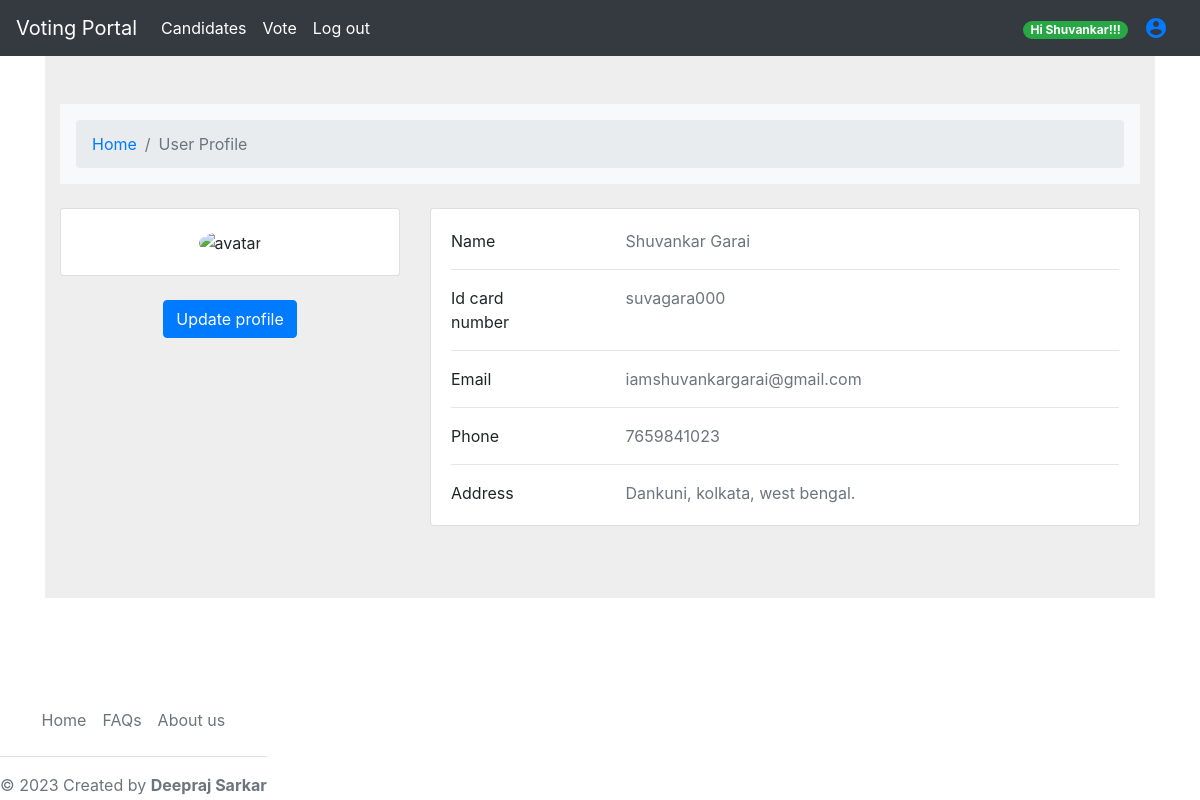
The page /user_profile/1 (signed in) on the database its author committed.
### users/models.py (models this page shows, shortened)
class CustomUser(AbstractUser):
    username        = None
    email           = models.EmailField(('email address'), unique=True)
    id_card_no      = models.CharField(max_length=15, unique=True, blank=False)
    first_name      = models.CharField(max_length=150, blank=False)
    last_name       = models.CharField(max_length=150, blank=False)
    mobile_no       = models.CharField(max_length=10, blank=True)
    address         = models.CharField(max_length=255)
    profile_image   = models.ImageField(upload_to="user_images/", null=True, blank=True)
    is_staff        = models.BooleanField(default=False)
    is_superuser    = models.BooleanField(default=False)
    is_active       = models.BooleanField(default=True)
    objects = CustomUserManager()
    USERNAME_FIELD = "email"
    REQUIRED_FIELDS = ["id_card_no"]

### users/views.py (the view)
# urls.py: path("user_profile/<user_id>", views.user_profile, name='user_profile'),
def user_profile(request, user_id):
    User = get_user_model()
    user_info = User.objects.get(pk=user_id)
    return render(request, 'authenticate/profile.html', {
        'user_info': user_info,
    })

### templates/authenticate/profile.html
{% extends 'base.html' %}
{% block content %}
    <section style="background-color: #eee;">
      <div class="container py-5">
        <div class="row">
          <div class="col">
            <nav aria-label="breadcrumb" class="bg-light rounded-3 p-3 mb-4">
              <ol class="breadcrumb mb-0">
                <li class="breadcrumb-item"><a href="{% url 'home' %}">Home</a></li>
                <li class="breadcrumb-item active" aria-current="page">User Profile</li>
              </ol>
            </nav>
          </div>
        </div>
        <div class="row">
          <div class="col-lg-4">
            <div class="card mb-4">
              <div class="card-body text-center">
                {% if user.profile_image %}
                  <img src="{{ user.profile_image.url }}"
                      alt="avatar" class="img-thumbnail img-fluid" style="width: 175px; height: 200px">
                {% else %}
                  <img src="https://mdbcdn.b-cdn.net/img/Photos/new-templates/bootstrap-chat/ava3.webp"
                      alt="avatar" class="rounded-circle img-fluid" style="width: 175px; height: 200px">
                {% endif %}
              </div>
            </div>
            <div class="text-center">
              <form action="{% url 'update_profile' %}">
                <button type="submit" class="btn btn-primary">Update profile</button>
              </form>
            </div>
          </div>
          <div class="col-lg-8">
            <div class="card mb-4">
              <div class="card-body">
                <div class="row">
                  <div class="col-sm-3">
                    <p class="mb-0">Name</p>
                  </div>
                  <div class="col-sm-9">
                    <p class="text-muted mb-0">{{ user.first_name }} {{ user.last_name }}</p>
                  </div>
                </div>
                <hr>
                <div class="row">
                  <div class="col-sm-3">
                    <p class="mb-0">Id card <br>number</p>
                  </div>
                  <div class="col-sm-9">
                    <p class="text-muted mb-0">{{ user.id_card_no }}</p>
                  </div>
                </div>
                <hr>
                <div class="row">
                  <div class="col-sm-3">
                    <p class="mb-0">Email</p>
                  </div>
                  <div class="col-sm-9">
                    <p class="text-muted mb-0">{{ user.email }}</p>
                  </div>
                </div>
                <hr>
                <div class="row">
                  <div class="col-sm-3">
                    <p class="mb-0">Phone</p>
                  </div>
                  <div class="col-sm-9">
                    <p class="text-muted mb-0">{{ user.mobile_no }}</p>
                  </div>
                </div>
                <hr>
                <div class="row">
                  <div class="col-sm-3">
                    <p class="mb-0">Address</p>
                  </div>
                  <div class="col-sm-9">
                    <p class="text-muted mb-0">{{ user.address }}</p>
                  </div>
                </div>
              </div>
            </div>
          </div>
        </div>
      </div>
    </section>
{% endblock %}

### templates/navbar.html (shortened to what this page needs)
<nav class="navbar sticky-top navbar-expand-lg navbar-dark bg-dark">
    <a class="navbar-brand" href="{% url 'home' %}">Voting Portal</a>
    <div class="collapse navbar-collapse" id="navbarSupportedContent">
      <ul class="navbar-nav mr-auto">
        <li class="nav-item active">
          <a class="nav-link" href="{% url 'candidate_list' %}">Candidates</a>
        </li>
        {% if user.is_authenticated %}
          <li class="nav-item active">
            <a class="nav-link" href="{% url 'vote_index' %}">Vote</a>
          </li>
          <li class="nav-item active">
            <a class="nav-link" href="{% url 'log_out' %}">Log out</a>
          </li>
        {% endif %}
      </ul>
    </div>
    {% if user.is_authenticated%}
      <div class="nav-item active">
        <span class="badge badge-pill badge-success float-end">Hi {{ user.first_name }}!!!</span>
      </div>
      <a class="nav-item active nav-link material-icons float-end" href="{% url 'user_profile' user.id %}">account_circle</a>
    {% endif %}
  </nav>

### static/myfirst.css (style rules this page uses)
body { min-height: 100vh; position: relative; margin: 0; padding-bottom: 100px; box-sizing: border-box; }

### rows shown on the page
CustomUser: first_name "Shuvankar", last_name "Garai", id_card_no "suvagara000", email "iamshuvankargarai@gmail.com", mobile_no "7659841023", address "Dankuni, kolkata, west bengal."
